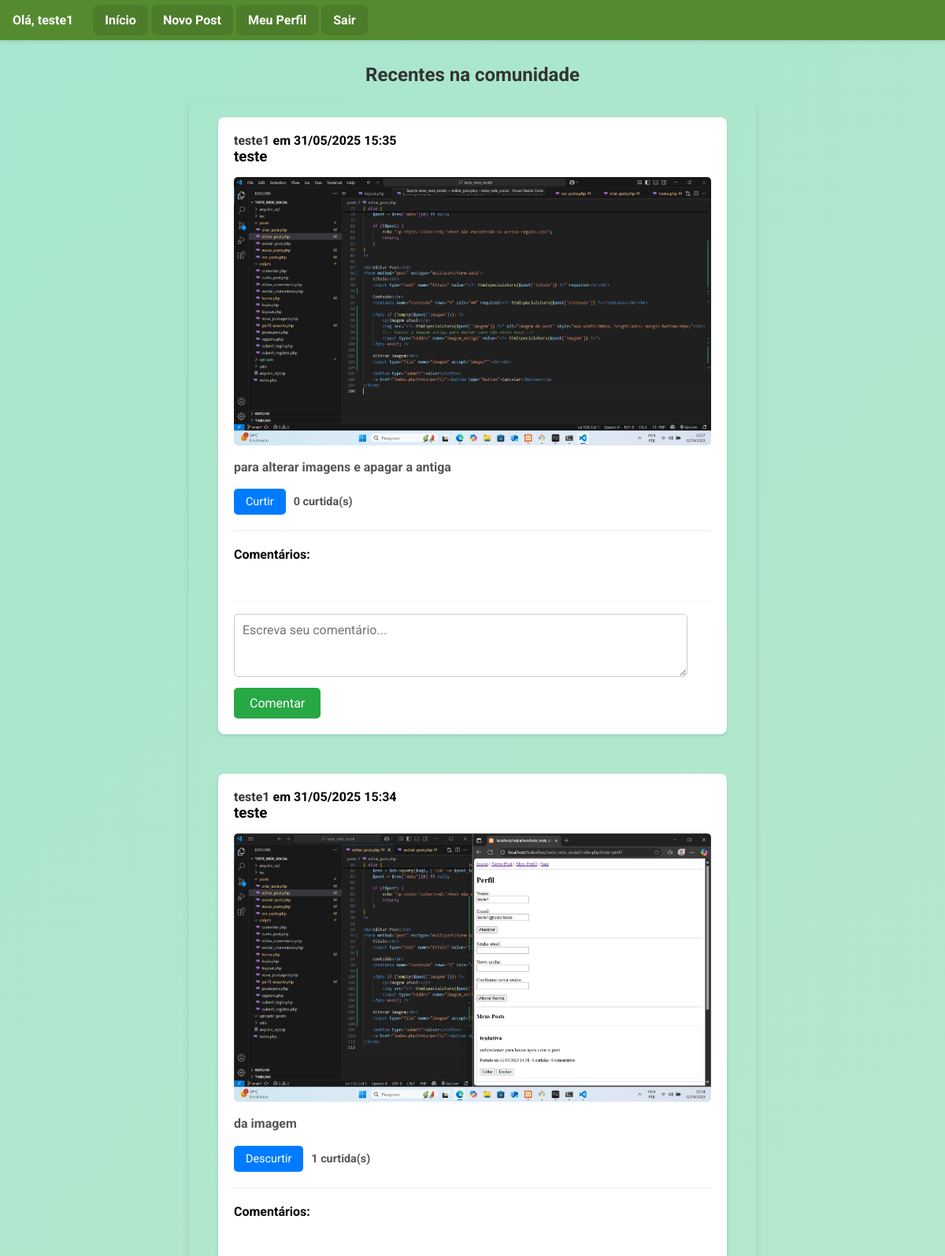
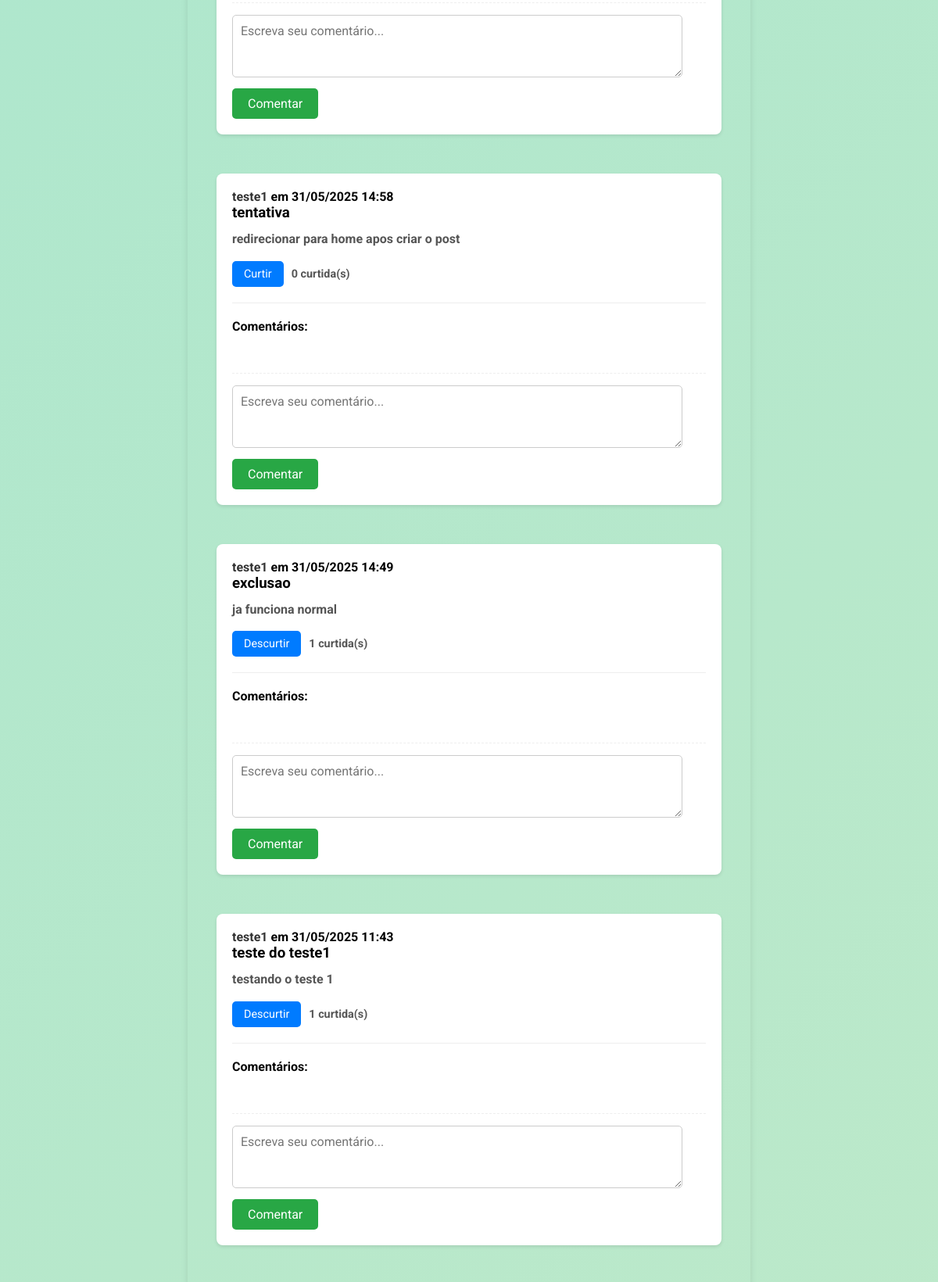
The page /index.php?rota=home (signed in, upper part) on the database its author committed (2 pictures, top to bottom).
### tables this page shows
CREATE TABLE `posts` (
  `id` int(11) NOT NULL,
  `usuario_id` int(11) NOT NULL,
  `titulo` varchar(255) NOT NULL,
  `conteudo` text NOT NULL,
  `imagem` varchar(255) DEFAULT NULL,
  `criado_em` datetime DEFAULT current_timestamp(),
  `editado_em` datetime DEFAULT NULL
);

CREATE TABLE `usuarios` (
  `id` int(11) NOT NULL,
  `nome` varchar(100) NOT NULL,
  `usuario` varchar(255) NOT NULL,
  `senha` varchar(255) NOT NULL
);

### inc/db_database.php (called while the page is built)
<?php
class Database {
    private $pdo;
    public function __construct() {
        try {
            $this->pdo = new PDO("mysql:host=localhost;dbname=rede_exploradores;charset=utf8", "root", "");
            $this->pdo->setAttribute(PDO::ATTR_ERRMODE, PDO::ERRMODE_EXCEPTION);
        } catch (PDOException $e) {
            die("Erro de conexão: " . $e->getMessage());
        }
    }
    public function query($sql, $params = []) {
        try {
            $stmt = $this->pdo->prepare($sql);
            $stmt->execute($params);
            return ['status' => 'success', 'data' => $stmt->fetchAll(PDO::FETCH_ASSOC)];
        } catch (PDOException $e) {
            return ['status' => 'error', 'message' => $e->getMessage()];
        }
    }
}

### scripts/home.php (the view, shortened to what this page needs)
<?php
require_once __DIR__ . '/../inc/db_database.php';
require_once __DIR__ . '/../inc/menu.php';
$db = new Database();
$usuario = $_SESSION['usuario'] ?? null;
$sql = "
    SELECT p.*, u.nome,
        (SELECT COUNT(*) FROM likes l WHERE l.post_id = p.id) AS curtidas
    FROM posts p
    JOIN usuarios u ON p.usuario_id = u.id
    ORDER BY p.criado_em DESC
";
$result = $db->query($sql);
$postagens = $result['status'] === 'success' ? $result['data'] : [];
?>
<!DOCTYPE html>
<html lang="pt-br">
<head>
    <link rel="stylesheet" href="css/home.css">
    <link href='https://unpkg.com/boxicons@2.1.4/css/boxicons.min.css' rel='stylesheet'>
</head>
<body>
    <h2>Recentes na comunidade</h2>
    <div class="posts_recentes">
        <?php if (empty($postagens)): ?>
            <p>Nenhuma postagem disponível.</p>
        <?php else: ?>
            <?php foreach ($postagens as $post) : ?>
                <div id="post-<?= $post['id'] ?>" class="post">
                    <div class="post-header">
                        <strong><?= htmlspecialchars($post['nome']) ?></strong>
                        em <span class="post-date"><?= date('d/m/Y H:i', strtotime($post['criado_em'])) ?></span>
                        <h3 class="post-title"> <?= htmlspecialchars($post['titulo']) ?> </h3>
                    </div>
                    <?php if (!empty($post['imagem'])): ?>
                        <img src="<?= htmlspecialchars($post['imagem']) ?>" alt="Imagem do post">
                    <?php endif; ?>
                    <p class="post-content"><?= nl2br(htmlspecialchars($post['conteudo'])) ?></p>
                    <?php
                    $ja_curtiu = false;
                    if ($usuario) {
                        $sql_like = "SELECT id FROM likes WHERE post_id = :post_id AND usuario_id = :usuario_id";
                        $res_like = $db->query($sql_like, [
                            ':post_id' => $post['id'],
                            ':usuario_id' => $usuario['id']
                        ]);
                        $ja_curtiu = $res_like['status'] === 'success' && count($res_like['data']) > 0;
                    }
                    ?>
                    <div class="likes-section">
                        <?php if ($usuario): ?>
                            <form class="form-curtir" data-post-id="<?= $post['id'] ?>">
                                <button type="submit"><?= $ja_curtiu ? 'Descurtir' : 'Curtir' ?></button>
                            </form>
                        <?php endif; ?>
                        <span class="contagem-curtidas"> <?= $post['curtidas']?> curtida(s)</span>
                    </div>
                    <hr>
                    <h4>Comentários:</h4>
                    <div class="comentarios" id="comentarios-<?= $post['id'] ?>">
                    </div>
                    <?php if ($usuario): ?>
                        <form class="form-comentar" data-post-id="<?= $post['id'] ?>">
                            <textarea name="comentario" rows="2" placeholder="Escreva seu comentário..." required></textarea><br>
                            <button type="submit">Comentar</button>
                        </form>
                    <?php endif; ?>
                </div>
            <?php endforeach; ?>
        <?php endif; ?>
    </div>
</body>
</html>

### css/menu.css (style rules this page uses)
* { margin: 0px; padding: 0; box-sizing: border-box; font-family: "Roboto", sans-serif; }

### css/home.css (style rules this page uses)
* { margin: 0; padding: 0; box-sizing: border-box; font-family: "Roboto", sans-serif; word-break: break-word; }
body { background: linear-gradient(135deg, #a8e6cf, #dcedc1, #aed581); background-size: 400% 400%; animation: backgroundShift 15s ease infinite; min-height: 100vh; }
h2 { text-align: center; margin-top: 30px; margin-bottom: 20px; color: #333; }
.posts_recentes { width: 60%; margin: 20px auto; border-radius: 8px; padding: 20px; box-shadow: 0 4px 8px rgba(0, 0, 0, 0.1); margin-bottom: 25px; display: flex; flex-direction: column; align-items: center; gap: 25px; }
.post { width: 95%; background-color: white; border-radius: 8px; padding: 20px; margin-bottom: 25px; box-shadow: 0 2px 4px rgba(0, 0, 0, 0.1); }
.post strong { color: #333; }
.post p { margin-top: 10px; line-height: 1.6; color: #555; }
.post hr { border: 0; height: 1px; background-color: #eee; margin: 20px 0; }
.post img { max-width: 100%; height: auto; margin: 15px 0; border-radius: 5px; display: block; }
.likes-section { display: flex; align-items: center; gap: 10px; margin-top: 15px; }
.likes-section button { background-color: #007bff; color: white; border: none; padding: 8px 15px; font-size: 0.9em; cursor: pointer; border-radius: 5px; transition: background-color 0.3s ease; }
.contagem-curtidas { font-weight: bold; color: #555; font-size: 0.9em; }
.comentarios { margin-top: 20px; padding-top: 10px; }
.form-comentar { margin-top: 20px; padding-top: 15px; border-top: 1px dashed #eee; }
.form-comentar textarea { width: 95%; height: 80px; resize: vertical; font-size: 1em; padding: 10px; border: 1px solid #ccc; border-radius: 5px; margin-bottom: 10px; }
.form-comentar button, .confirm-btn { background-color: #28a745; color: white; border: none; padding: 10px 20px; font-size: 1em; cursor: pointer; border-radius: 5px; transition: background-color 0.3s ease; }

### rows shown on the page
posts: usuario.nome "teste1", criado_em "31/05/2025 15:35", titulo "teste", imagem (picture), conteudo "para alterar imagens e apagar a antiga", shows "Curtir", curtidas "0"
posts: usuario.nome "teste1", criado_em "31/05/2025 15:34", titulo "teste", imagem (picture), conteudo "da imagem", shows "Descurtir", curtidas "1"
posts: usuario.nome "teste1", criado_em "31/05/2025 14:58", titulo "tentativa", conteudo "redirecionar para home apos criar o post", shows "Curtir", curtidas "0"
posts: usuario.nome "teste1", criado_em "31/05/2025 14:49", titulo "exclusao", conteudo "ja funciona normal", shows "Descurtir", curtidas "1"
posts: usuario.nome "teste1", criado_em "31/05/2025 11:43", titulo "teste do teste1", conteudo "testando o teste 1", shows "Descurtir", curtidas "1"

### other values the page prints
$_SESSION['usuario']['nome'] "teste1"
